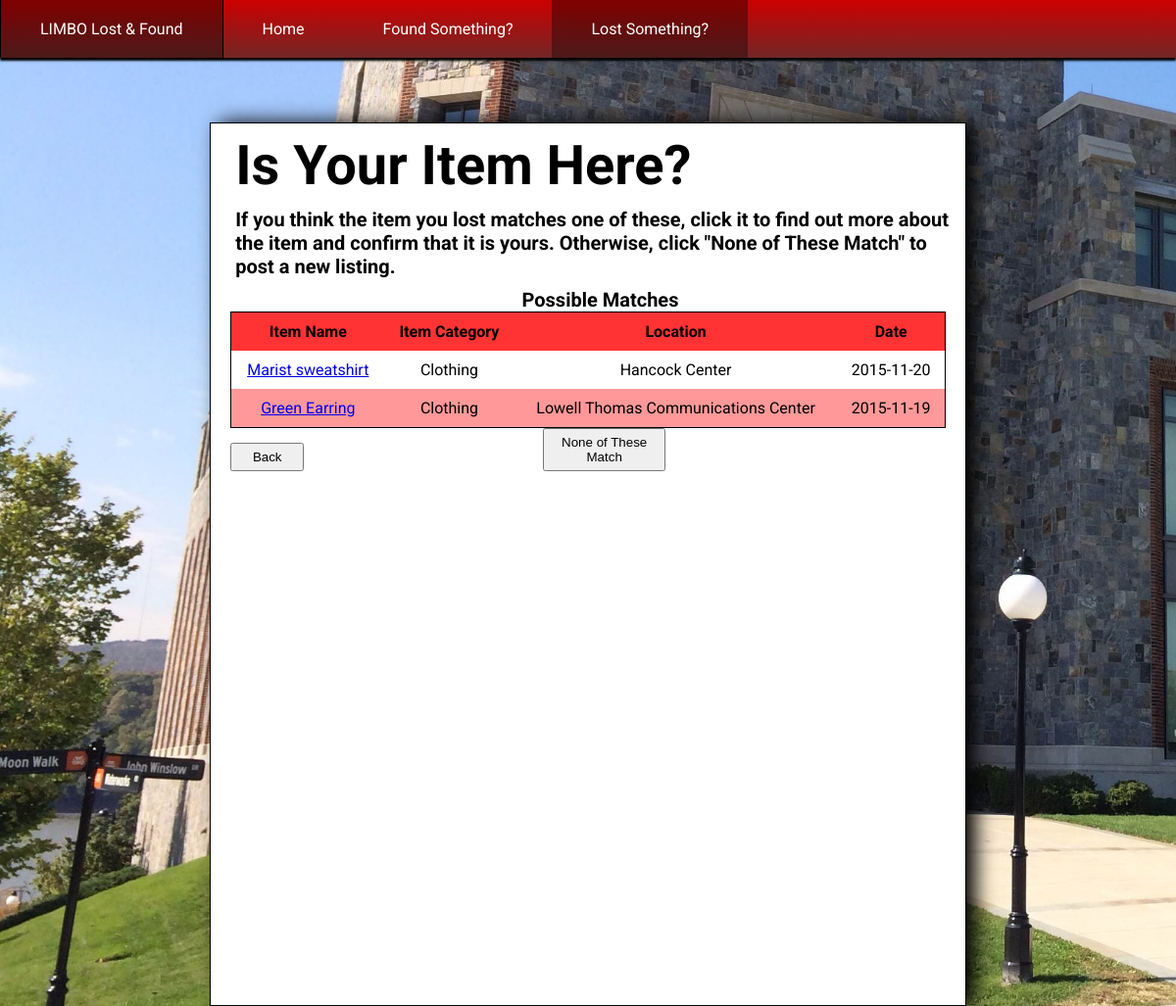
Page /lost-1.php?item-type=Clothing on the committed database.
### tables this page shows
CREATE TABLE IF NOT EXISTS stuff(
id INT PRIMARY KEY AUTO_INCREMENT,
item TEXT NOT NULL,
location_id INT NOT NULL,
category SET('Electronics', 'Clothing', 'School Supplies', 'Other') NOT NULL,
color TEXT NOT NULL,
description TEXT NOT NULL,
item_date DATE NOT NULL,
create_date DATE NOT NULL,
update_date DATE NOT NULL,
room TEXT,
owner TEXT,
finder TEXT,
status SET('Found', 'Lost', 'Claimed') NOT NULL,
image TEXT,
FOREIGN KEY (location_id) REFERENCES locations(id)
);

CREATE TABLE IF NOT EXISTS locations(
id INT PRIMARY KEY AUTO_INCREMENT,
create_date DATETIME NOT NULL,
update_date DATETIME NOT NULL,
location_name TEXT NOT NULL);

### includes/helpers.php (the view, shortened to what this page needs)
<?php
function show_possible_matches($dbc, $type, $color, $location, $opposite_status) {
  $query = "SELECT stuff.id, item, location_name, category, color, item_date FROM stuff INNER JOIN locations ON stuff.location_id=locations.id WHERE status = '" . $opposite_status . "' AND (location_id ='" . $location . "'" .
  "OR category ='" . $type . "'" .
  "OR color ='" . $color . "')";
  $results = mysqli_query( $dbc , $query );
  if( $results ) {
    if (mysqli_num_rows( $results ) == 0 ) {
        echo "<p style=color:red>No matches found in our database. Press 'None of these match' to continue.</p>";
    } else {
        echo '<h3> Possible Matches </h3>';
        echo '<TABLE>';
        echo '<TR>';
        echo '<TH>Item Name</TH>';
        echo '<TH>Item Category</TH>';
        echo '<TH>Location</TH>';
        echo "<TH>Date</TH>";
        echo '</TR>';
        while ( $row = mysqli_fetch_array( $results , MYSQLI_ASSOC ) )
        {
          $alink = '<A HREF = "results.php?id=' . $row['id'] . '">' . $row['item'] . ' </A>';
          echo '<TR>' ;
          echo '<TD>' . $alink . '</TD>' ;
          echo '<TD>' . $row['category'] . '</TD>';
          echo '<TD>' . $row['location_name'] . '</TD>' ;
          echo '<TD>' . $row['item_date'] . '</TD>' ;
          echo '</TR>';
        }
        echo '</TABLE>';
    }
  }
}

### templates/sharedStyle.css (style rules this page uses)
html { height: 100%; background-image: url("../images/hancock2-2.jpg"); background-size: cover; background-repeat: no-repeat; background-attachment: fixed; position: relative; font-family: 'Roboto', sans-serif; }
body { height: 100%; }
#table tbody tr:nth-child(odd) { background-color: #ff9999; }
#table tbody tr:first-child { background-color: #ff3333; }
#mainForm h1, p, h3 { padding-top: 10px; padding-left: 25px; margin-top: 0px; margin-bottom: 0px; }
#mainForm h3 { font-size: 125%; }
#mainForm table { margin-left: 20px; margin-right: 20px; display: block; }
#mainForm table, th, td { border-collapse: collapse; border: 1px solid; }
#mainForm #admin_login table, th, td { border-collapse: collapse; border: 0px solid; }
#mainForm th, td { padding: 10px; }

### rows in the picture
stuff: item "Marist sweatshirt", category "Clothing", location.location_name "Hancock Center", item_date "2015-11-20"
stuff: item "Green Earring", category "Clothing", location.location_name "Lowell Thomas Communications Center", item_date "2015-11-19"
